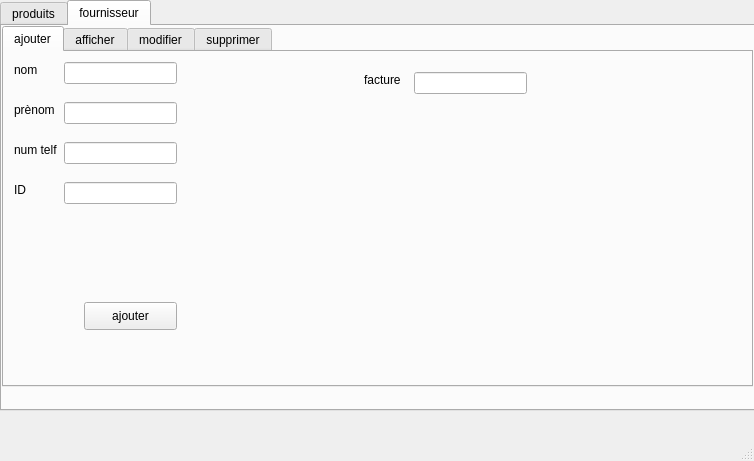
<?xml version="1.0" encoding="UTF-8"?>
<ui version="4.0">
 <class>MainWindow</class>
 <widget class="QMainWindow" name="MainWindow">
  <property name="geometry">
   <rect>
    <x>0</x>
    <y>0</y>
    <width>754</width>
    <height>461</height>
   </rect>
  </property>
  <property name="windowTitle">
   <string>MainWindow</string>
  </property>
  <widget class="QWidget" name="centralwidget">
   <widget class="QTabWidget" name="tabWidget">
    <property name="geometry">
     <rect>
      <x>0</x>
      <y>0</y>
      <width>761</width>
      <height>411</height>
     </rect>
    </property>
    <property name="currentIndex">
     <number>1</number>
    </property>
    <widget class="QWidget" name="tab">
     <attribute name="title">
      <string>produits</string>
     </attribute>
     <widget class="QPushButton" name="pushButton_10">
      <property name="geometry">
       <rect>
        <x>300</x>
        <y>350</y>
        <width>93</width>
        <height>28</height>
       </rect>
      </property>
      <property name="text">
       <string>quitter</string>
      </property>
     </widget>
     <widget class="QTabWidget" name="tabWidget_2">
      <property name="geometry">
       <rect>
        <x>0</x>
        <y>0</y>
        <width>751</width>
        <height>341</height>
       </rect>
      </property>
      <property name="currentIndex">
       <number>4</number>
      </property>
      <widget class="QWidget" name="tab_3">
       <attribute name="title">
        <string>ajouter</string>
       </attribute>
       <widget class="QLabel" name="label">
        <property name="geometry">
         <rect>
          <x>10</x>
          <y>10</y>
          <width>91</width>
          <height>16</height>
         </rect>
        </property>
        <property name="text">
         <string>nom de produit</string>
        </property>
       </widget>
       <widget class="QLabel" name="label_2">
        <property name="geometry">
         <rect>
          <x>10</x>
          <y>40</y>
          <width>81</width>
          <height>16</height>
         </rect>
        </property>
        <property name="text">
         <string>reference</string>
        </property>
       </widget>
       <widget class="QLabel" name="label_3">
        <property name="geometry">
         <rect>
          <x>10</x>
          <y>70</y>
          <width>71</width>
          <height>16</height>
         </rect>
        </property>
        <property name="text">
         <string>fournisseur</string>
        </property>
       </widget>
       <widget class="QLabel" name="label_4">
        <property name="geometry">
         <rect>
          <x>10</x>
          <y>100</y>
          <width>55</width>
          <height>16</height>
         </rect>
        </property>
        <property name="text">
         <string>prix</string>
        </property>
       </widget>
       <widget class="QLabel" name="label_5">
        <property name="geometry">
         <rect>
          <x>10</x>
          <y>130</y>
          <width>55</width>
          <height>16</height>
         </rect>
        </property>
        <property name="text">
         <string>stock</string>
        </property>
       </widget>
       <widget class="QLineEdit" name="lineEdit">
        <property name="geometry">
         <rect>
          <x>100</x>
          <y>10</y>
          <width>113</width>
          <height>22</height>
         </rect>
        </property>
       </widget>
       <widget class="QLineEdit" name="lineEdit_2">
        <property name="geometry">
         <rect>
          <x>100</x>
          <y>40</y>
          <width>113</width>
          <height>22</height>
         </rect>
        </property>
       </widget>
       <widget class="QLineEdit" name="lineEdit_3">
        <property name="geometry">
         <rect>
          <x>100</x>
          <y>70</y>
          <width>113</width>
          <height>22</height>
         </rect>
        </property>
       </widget>
       <widget class="QLineEdit" name="lineEdit_4">
        <property name="geometry">
         <rect>
          <x>100</x>
          <y>100</y>
          <width>113</width>
          <height>22</height>
         </rect>
        </property>
       </widget>
       <widget class="QLineEdit" name="lineEdit_5">
        <property name="geometry">
         <rect>
          <x>100</x>
          <y>130</y>
          <width>113</width>
          <height>22</height>
         </rect>
        </property>
       </widget>
       <widget class="QPushButton" name="pushButton">
        <property name="geometry">
         <rect>
          <x>100</x>
          <y>180</y>
          <width>93</width>
          <height>28</height>
         </rect>
        </property>
        <property name="text">
         <string>ajouter</string>
        </property>
       </widget>
      </widget>
      <widget class="QWidget" name="tab_6">
       <attribute name="title">
        <string>afficher</string>
       </attribute>
       <widget class="QTableView" name="tableView">
        <property name="geometry">
         <rect>
          <x>0</x>
          <y>0</y>
          <width>731</width>
          <height>301</height>
         </rect>
        </property>
       </widget>
      </widget>
      <widget class="QWidget" name="tab_7">
       <attribute name="title">
        <string>statestique</string>
       </attribute>
       <widget class="QWidget" name="widget" native="true">
        <property name="geometry">
         <rect>
          <x>0</x>
          <y>0</y>
          <width>501</width>
          <height>301</height>
         </rect>
        </property>
       </widget>
       <widget class="QPushButton" name="pushButton_5">
        <property name="geometry">
         <rect>
          <x>570</x>
          <y>120</y>
          <width>93</width>
          <height>28</height>
         </rect>
        </property>
        <property name="text">
         <string>statestique</string>
        </property>
       </widget>
      </widget>
      <widget class="QWidget" name="tab_5">
       <attribute name="title">
        <string>modifier</string>
       </attribute>
       <widget class="QLineEdit" name="lineEdit_15">
        <property name="geometry">
         <rect>
          <x>510</x>
          <y>170</y>
          <width>113</width>
          <height>22</height>
         </rect>
        </property>
       </widget>
       <widget class="QLineEdit" name="lineEdit_14">
        <property name="geometry">
         <rect>
          <x>510</x>
          <y>140</y>
          <width>113</width>
          <height>22</height>
         </rect>
        </property>
       </widget>
       <widget class="QLabel" name="label_10">
        <property name="geometry">
         <rect>
          <x>20</x>
          <y>20</y>
          <width>81</width>
          <height>16</height>
         </rect>
        </property>
        <property name="text">
         <string>reference</string>
        </property>
       </widget>
       <widget class="QLineEdit" name="lineEdit_12">
        <property name="geometry">
         <rect>
          <x>510</x>
          <y>110</y>
          <width>113</width>
          <height>22</height>
         </rect>
        </property>
       </widget>
       <widget class="QPushButton" name="pushButton_2">
        <property name="geometry">
         <rect>
          <x>420</x>
          <y>260</y>
          <width>93</width>
          <height>28</height>
         </rect>
        </property>
        <property name="text">
         <string>modifier</string>
        </property>
       </widget>
       <widget class="QLabel" name="label_13">
        <property name="geometry">
         <rect>
          <x>410</x>
          <y>200</y>
          <width>55</width>
          <height>16</height>
         </rect>
        </property>
        <property name="text">
         <string>stock</string>
        </property>
       </widget>
       <widget class="QLabel" name="label_12">
        <property name="geometry">
         <rect>
          <x>410</x>
          <y>170</y>
          <width>55</width>
          <height>16</height>
         </rect>
        </property>
        <property name="text">
         <string>prix</string>
        </property>
       </widget>
       <widget class="QLabel" name="label_11">
        <property name="geometry">
         <rect>
          <x>410</x>
          <y>140</y>
          <width>71</width>
          <height>16</height>
         </rect>
        </property>
        <property name="text">
         <string>fournisseur</string>
        </property>
       </widget>
       <widget class="QLabel" name="label_15">
        <property name="geometry">
         <rect>
          <x>410</x>
          <y>110</y>
          <width>91</width>
          <height>16</height>
         </rect>
        </property>
        <property name="text">
         <string>nom de produit</string>
        </property>
       </widget>
       <widget class="QLineEdit" name="lineEdit_16">
        <property name="geometry">
         <rect>
          <x>510</x>
          <y>200</y>
          <width>113</width>
          <height>22</height>
         </rect>
        </property>
       </widget>
       <widget class="QLineEdit" name="lineEdit_17">
        <property name="geometry">
         <rect>
          <x>90</x>
          <y>20</y>
          <width>113</width>
          <height>22</height>
         </rect>
        </property>
       </widget>
       <widget class="QTableView" name="tableView_4">
        <property name="geometry">
         <rect>
          <x>10</x>
          <y>50</y>
          <width>361</width>
          <height>231</height>
         </rect>
        </property>
       </widget>
      </widget>
      <widget class="QWidget" name="tab_4">
       <attribute name="title">
        <string>supprimer</string>
       </attribute>
       <widget class="QLineEdit" name="lineEdit_6">
        <property name="geometry">
         <rect>
          <x>80</x>
          <y>10</y>
          <width>231</width>
          <height>22</height>
         </rect>
        </property>
       </widget>
       <widget class="QPushButton" name="pushButton_3">
        <property name="geometry">
         <rect>
          <x>10</x>
          <y>40</y>
          <width>93</width>
          <height>28</height>
         </rect>
        </property>
        <property name="text">
         <string>suprimer</string>
        </property>
       </widget>
       <widget class="QTableView" name="tableView_3">
        <property name="geometry">
         <rect>
          <x>50</x>
          <y>90</y>
          <width>671</width>
          <height>192</height>
         </rect>
        </property>
       </widget>
       <widget class="QLabel" name="label_17">
        <property name="geometry">
         <rect>
          <x>20</x>
          <y>10</y>
          <width>81</width>
          <height>16</height>
         </rect>
        </property>
        <property name="text">
         <string>reference</string>
        </property>
       </widget>
      </widget>
     </widget>
    </widget>
    <widget class="QWidget" name="tab_2">
     <attribute name="title">
      <string>fournisseur</string>
     </attribute>
     <widget class="QLabel" name="label_7">
      <property name="geometry">
       <rect>
        <x>10</x>
        <y>390</y>
        <width>101</width>
        <height>16</height>
       </rect>
      </property>
      <property name="text">
       <string>NUM </string>
      </property>
     </widget>
     <widget class="QLineEdit" name="lineEdit_11">
      <property name="geometry">
       <rect>
        <x>120</x>
        <y>390</y>
        <width>113</width>
        <height>22</height>
       </rect>
      </property>
     </widget>
     <widget class="QPushButton" name="pushButton_11">
      <property name="geometry">
       <rect>
        <x>570</x>
        <y>390</y>
        <width>93</width>
        <height>28</height>
       </rect>
      </property>
      <property name="text">
       <string>quitter</string>
      </property>
     </widget>
     <widget class="QTabWidget" name="tabWidget_3">
      <property name="geometry">
       <rect>
        <x>0</x>
        <y>0</y>
        <width>751</width>
        <height>361</height>
       </rect>
      </property>
      <property name="currentIndex">
       <number>0</number>
      </property>
      <widget class="QWidget" name="tab_8">
       <attribute name="title">
        <string>ajouter</string>
       </attribute>
       <widget class="QPushButton" name="pushButton_9">
        <property name="geometry">
         <rect>
          <x>80</x>
          <y>250</y>
          <width>93</width>
          <height>28</height>
         </rect>
        </property>
        <property name="text">
         <string>ajouter</string>
        </property>
       </widget>
       <widget class="QLineEdit" name="lineEdit_9">
        <property name="geometry">
         <rect>
          <x>60</x>
          <y>10</y>
          <width>113</width>
          <height>22</height>
         </rect>
        </property>
       </widget>
       <widget class="QLineEdit" name="lineEdit_10">
        <property name="geometry">
         <rect>
          <x>60</x>
          <y>50</y>
          <width>113</width>
          <height>22</height>
         </rect>
        </property>
       </widget>
       <widget class="QLineEdit" name="lineEdit_8">
        <property name="geometry">
         <rect>
          <x>60</x>
          <y>90</y>
          <width>113</width>
          <height>22</height>
         </rect>
        </property>
       </widget>
       <widget class="QLabel" name="label_6">
        <property name="geometry">
         <rect>
          <x>10</x>
          <y>10</y>
          <width>91</width>
          <height>16</height>
         </rect>
        </property>
        <property name="text">
         <string>nom</string>
        </property>
       </widget>
       <widget class="QLabel" name="label_8">
        <property name="geometry">
         <rect>
          <x>10</x>
          <y>90</y>
          <width>91</width>
          <height>16</height>
         </rect>
        </property>
        <property name="text">
         <string>num telf</string>
        </property>
       </widget>
       <widget class="QLabel" name="label_9">
        <property name="geometry">
         <rect>
          <x>10</x>
          <y>50</y>
          <width>91</width>
          <height>16</height>
         </rect>
        </property>
        <property name="text">
         <string>prènom</string>
        </property>
       </widget>
       <widget class="QLabel" name="label_14">
        <property name="geometry">
         <rect>
          <x>10</x>
          <y>130</y>
          <width>55</width>
          <height>16</height>
         </rect>
        </property>
        <property name="text">
         <string>ID</string>
        </property>
       </widget>
       <widget class="QLineEdit" name="lineEdit_13">
        <property name="geometry">
         <rect>
          <x>60</x>
          <y>130</y>
          <width>113</width>
          <height>22</height>
         </rect>
        </property>
       </widget>
       <widget class="QLabel" name="label_16">
        <property name="geometry">
         <rect>
          <x>360</x>
          <y>20</y>
          <width>101</width>
          <height>16</height>
         </rect>
        </property>
        <property name="text">
         <string>facture</string>
        </property>
       </widget>
       <widget class="QLineEdit" name="lineEdit_19">
        <property name="geometry">
         <rect>
          <x>410</x>
          <y>20</y>
          <width>113</width>
          <height>22</height>
         </rect>
        </property>
       </widget>
      </widget>
      <widget class="QWidget" name="tab_9">
       <attribute name="title">
        <string>afficher</string>
       </attribute>
       <widget class="QTableView" name="tableView_2">
        <property name="geometry">
         <rect>
          <x>10</x>
          <y>10</y>
          <width>711</width>
          <height>301</height>
         </rect>
        </property>
       </widget>
      </widget>
      <widget class="QWidget" name="tab_10">
       <attribute name="title">
        <string>modifier</string>
       </attribute>
       <widget class="QLabel" name="label_18">
        <property name="geometry">
         <rect>
          <x>50</x>
          <y>20</y>
          <width>81</width>
          <height>16</height>
         </rect>
        </property>
        <property name="text">
         <string>reference</string>
        </property>
       </widget>
       <widget class="QLineEdit" name="lineEdit_18">
        <property name="geometry">
         <rect>
          <x>120</x>
          <y>20</y>
          <width>261</width>
          <height>22</height>
         </rect>
        </property>
       </widget>
       <widget class="QTableView" name="tableView_6">
        <property name="geometry">
         <rect>
          <x>50</x>
          <y>60</y>
          <width>351</width>
          <height>151</height>
         </rect>
        </property>
       </widget>
       <widget class="QLabel" name="label_20">
        <property name="geometry">
         <rect>
          <x>450</x>
          <y>60</y>
          <width>101</width>
          <height>16</height>
         </rect>
        </property>
        <property name="text">
         <string>facture</string>
        </property>
       </widget>
       <widget class="QLineEdit" name="lineEdit_20">
        <property name="geometry">
         <rect>
          <x>490</x>
          <y>60</y>
          <width>113</width>
          <height>22</height>
         </rect>
        </property>
       </widget>
       <widget class="QPushButton" name="pushButton_4">
        <property name="geometry">
         <rect>
          <x>510</x>
          <y>130</y>
          <width>93</width>
          <height>28</height>
         </rect>
        </property>
        <property name="text">
         <string>modifier</string>
        </property>
       </widget>
      </widget>
      <widget class="QWidget" name="tab_11">
       <attribute name="title">
        <string>supprimer</string>
       </attribute>
       <widget class="QLineEdit" name="lineEdit_7">
        <property name="geometry">
         <rect>
          <x>120</x>
          <y>10</y>
          <width>231</width>
          <height>22</height>
         </rect>
        </property>
       </widget>
       <widget class="QPushButton" name="pushButton_7">
        <property name="geometry">
         <rect>
          <x>150</x>
          <y>40</y>
          <width>93</width>
          <height>28</height>
         </rect>
        </property>
        <property name="text">
         <string>suprimer</string>
        </property>
       </widget>
       <widget class="QTableView" name="tableView_5">
        <property name="geometry">
         <rect>
          <x>10</x>
          <y>80</y>
          <width>701</width>
          <height>101</height>
         </rect>
        </property>
       </widget>
       <widget class="QLabel" name="label_19">
        <property name="geometry">
         <rect>
          <x>50</x>
          <y>10</y>
          <width>81</width>
          <height>16</height>
         </rect>
        </property>
        <property name="text">
         <string>cin</string>
        </property>
       </widget>
      </widget>
     </widget>
    </widget>
   </widget>
  </widget>
  <widget class="QMenuBar" name="menubar">
   <property name="geometry">
    <rect>
     <x>0</x>
     <y>0</y>
     <width>754</width>
     <height>21</height>
    </rect>
   </property>
  </widget>
  <widget class="QStatusBar" name="statusbar"/>
 </widget>
 <resources/>
 <connections/>
</ui>
